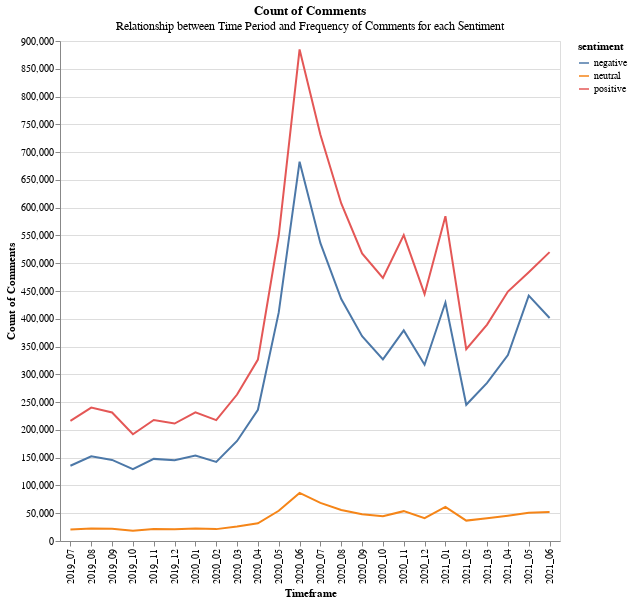

Source (notebook cell):
### Code cell
fig2 = (alt.Chart(sentiment_time_df).mark_line().encode(
    x=alt.X('time_concat', axis = alt.Axis(title = "Timeframe")),
    y=alt.Y('count', axis = alt.Axis(title = "Count of Comments")),
    color='sentiment',    
    tooltip=['time_concat','count']
)).resolve_scale(x='independent').properties(title={"text":'Count of Comments',"subtitle" : "Relationship between Time Period and Frequency of Comments for each Sentiment"},width = 500, height = 500).interactive()

fig2.save("fig2.html")
fig2

### Figure 1 — Vega-Lite specification as saved in the notebook (floating-point values rounded to 4 significant figures)
{"config": {"view": {"continuousWidth": 400, "continuousHeight": 300}}, "data": {"name": "data-1d5514149360a070dd558e715f66cb12"}, "mark": "line", "encoding": {"color": {"field": "sentiment", "type": "nominal"}, "tooltip": [{"field": "time_concat", "type": "nominal"}, {"field": "count", "type": "quantitative"}], "x": {"axis": {"title": "Timeframe"}, "field": "time_concat", "type": "nominal"}, "y": {"axis": {"title": "Count of Comments"}, "field": "count", "type": "quantitative"}}, "height": 500, "resolve": {"scale": {"x": "independent"}}, "selection": {"selector004": {"type": "interval", "bind": "scales", "encodings": ["x", "y"]}}, "title": {"text": "Count of Comments", "subtitle": "Relationship between Time Period and Frequency of Comments for each Sentiment"}, "width": 500, "$schema": "https://vega.github.io/schema/vega-lite/v4.17.0.json", "datasets": {"data-1d5514149360a070dd558e715f66cb12": [{"year": "2019", "month": "07", "sentiment": "positive", "count": 216169, "time_concat": "2019_07"}, {"year": "2019", "month": "07", "sentiment": "neutral", "count": 20650, "time_concat": "2019_07"}, {"year": "2019", "month": "07", "sentiment": "negative", "count": 135409, "time_concat": "2019_07"}, {"year": "2019", "month": "08", "sentiment": "neutral", "count": 22363, "time_concat": "2019_08"}, {"year": "2019", "month": "08", "sentiment": "negative", "count": 152548, "time_concat": "2019_08"}, {"year": "2019", "month": "08", "sentiment": "positive", "count": 240089, "time_concat": "2019_08"}, {"year": "2019", "month": "09", "sentiment": "positive", "count": 231262, "time_concat": "2019_09"}, {"year": "2019", "month": "09", "sentiment": "neutral", "count": 22198, "time_concat": "2019_09"}, {"year": "2019", "month": "09", "sentiment": "negative", "count": 145886, "time_concat": "2019_09"}, {"year": "2019", "month": "10", "sentiment": "negative", "count": 129249, "time_concat": "2019_10"}, {"year": "2019", "month": "10", "sentiment": "positive", "count": 192197, "time_concat": "2019_10"}, {"year": "2019", "month": "10", "sentiment": "neutral", "count": 18383, "time_concat": "2019_10"}, {"year": "2019", "month": "11", "sentiment": "neutral", "count": 21583, "time_concat": "2019_11"}, {"year": "2019", "month": "11", "sentiment": "positive", "count": 217816, "time_concat": "2019_11"}, {"year": "2019", "month": "11", "sentiment": "negative", "count": 147819, "time_concat": "2019_11"}, {"year": "2019", "month": "12", "sentiment": "negative", "count": 145516, "time_concat": "2019_12"}, {"year": "2019", "month": "12", "sentiment": "neutral", "count": 21162, "time_concat": "2019_12"}, {"year": "2019", "month": "12", "sentiment": "positive", "count": 211467, "time_concat": "2019_12"}, {"year": "2020", "month": "01", "sentiment": "positive", "count": 231719, "time_concat": "2020_01"}, {"year": "2020", "month": "01", "sentiment": "neutral", "count": 22618, "time_concat": "2020_01"}, {"year": "2020", "month": "01", "sentiment": "negative", "count": 153705, "time_concat": "2020_01"}, {"year": "2020", "month": "02", "sentiment": "positive", "count": 217510, "time_concat": "2020_02"}, {"year": "2020", "month": "02", "sentiment": "negative", "count": 142337, "time_concat": "2020_02"}, {"year": "2020", "month": "02", "sentiment": "neutral", "count": 21389, "time_concat": "2020_02"}, {"year": "2020", "month": "03", "sentiment": "positive", "count": 263643, "time_concat": "2020_03"}, {"year": "2020", "month": "03", "sentiment": "neutral", "count": 26112, "time_concat": "2020_03"}, {"year": "2020", "month": "03", "sentiment": "negative", "count": 180052, "time_concat": "2020_03"}, {"year": "2020", "month": "04", "sentiment": "negative", "count": 236243, "time_concat": "2020_04"}, {"year": "2020", "month": "04", "sentiment": "positive", "count": 326543, "time_concat": "2020_04"}, {"year": "2020", "month": "04", "sentiment": "neutral", "count": 31815, "time_concat": "2020_04"}, {"year": "2020", "month": "05", "sentiment": "negative", "count": 411397, "time_concat": "2020_05"}, {"year": "2020", "month": "05", "sentiment": "positive", "count": 549880, "time_concat": "2020_05"}, {"year": "2020", "month": "05", "sentiment": "neutral", "count": 54434, "time_concat": "2020_05"}, {"year": "2020", "month": "06", "sentiment": "negative", "count": 682801, "time_concat": "2020_06"}, {"year": "2020", "month": "06", "sentiment": "positive", "count": 884806, "time_concat": "2020_06"}, {"year": "2020", "month": "06", "sentiment": "neutral", "count": 86535, "time_concat": "2020_06"}, {"year": "2020", "month": "07", "sentiment": "negative", "count": 536113, "time_concat": "2020_07"}, {"year": "2020", "month": "07", "sentiment": "positive", "count": 731121, "time_concat": "2020_07"}, {"year": "2020", "month": "07", "sentiment": "neutral", "count": 68640, "time_concat": "2020_07"}, {"year": "2020", "month": "08", "sentiment": "negative", "count": 435450, "time_concat": "2020_08"}, {"year": "2020", "month": "08", "sentiment": "neutral", "count": 55748, "time_concat": "2020_08"}, {"year": "2020", "month": "08", "sentiment": "positive", "count": 607608, "time_concat": "2020_08"}, {"year": "2020", "month": "09", "sentiment": "neutral", "count": 47963, "time_concat": "2020_09"}, {"year": "2020", "month": "09", "sentiment": "positive", "count": 517556, "time_concat": "2020_09"}, {"year": "2020", "month": "09", "sentiment": "negative", "count": 368784, "time_concat": "2020_09"}, {"year": "2020", "month": "10", "sentiment": "neutral", "count": 44452, "time_concat": "2020_10"}, {"year": "2020", "month": "10", "sentiment": "negative", "count": 326898, "time_concat": "2020_10"}, {"year": "2020", "month": "10", "sentiment": "positive", "count": 473585, "time_concat": "2020_10"}, {"year": "2020", "month": "11", "sentiment": "negative", "count": 379104, "time_concat": "2020_11"}, {"year": "2020", "month": "11", "sentiment": "positive", "count": 550524, "time_concat": "2020_11"}, {"year": "2020", "month": "11", "sentiment": "neutral", "count": 53706, "time_concat": "2020_11"}, {"year": "2020", "month": "12", "sentiment": "neutral", "count": 41181, "time_concat": "2020_12"}, {"year": "2020", "month": "12", "sentiment": "positive", "count": 444298, "time_concat": "2020_12"}, {"year": "2020", "month": "12", "sentiment": "negative", "count": 317300, "time_concat": "2020_12"}, {"year": "2021", "month": "01", "sentiment": "positive", "count": 584642, "time_concat": "2021_01"}, {"year": "2021", "month": "01", "sentiment": "negative", "count": 429219, "time_concat": "2021_01"}, {"year": "2021", "month": "01", "sentiment": "neutral", "count": 61535, "time_concat": "2021_01"}, {"year": "2021", "month": "02", "sentiment": "negative", "count": 245140, "time_concat": "2021_02"}, {"year": "2021", "month": "02", "sentiment": "neutral", "count": 36705, "time_concat": "2021_02"}, {"year": "2021", "month": "02", "sentiment": "positive", "count": 345359, "time_concat": "2021_02"}, {"year": "2021", "month": "03", "sentiment": "positive", "count": 389496, "time_concat": "2021_03"}, {"year": "2021", "month": "03", "sentiment": "negative", "count": 284494, "time_concat": "2021_03"}, {"year": "2021", "month": "03", "sentiment": "neutral", "count": 40893, "time_concat": "2021_03"}, {"year": "2021", "month": "04", "sentiment": "neutral", "count": 45632, "time_concat": "2021_04"}, {"year": "2021", "month": "04", "sentiment": "positive", "count": 448981, "time_concat": "2021_04"}, {"year": "2021", "month": "04", "sentiment": "negative", "count": 334754, "time_concat": "2021_04"}, {"year": "2021", "month": "05", "sentiment": "negative", "count": 441715, "time_concat": "2021_05"}, {"year": "2021", "month": "05", "sentiment": "neutral", "count": 50866, "time_concat": "2021_05"}, {"year": "2021", "month": "05", "sentiment": "positive", "count": 483825, "time_concat": "2021_05"}, {"year": "2021", "month": "06", "sentiment": "neutral", "count": 52252, "time_concat": "2021_06"}, {"year": "2021", "month": "06", "sentiment": "negative", "count": 401353, "time_concat": "2021_06"}, {"year": "2021", "month": "06", "sentiment": "positive", "count": 519955, "time_concat": "2021_06"}]}}
